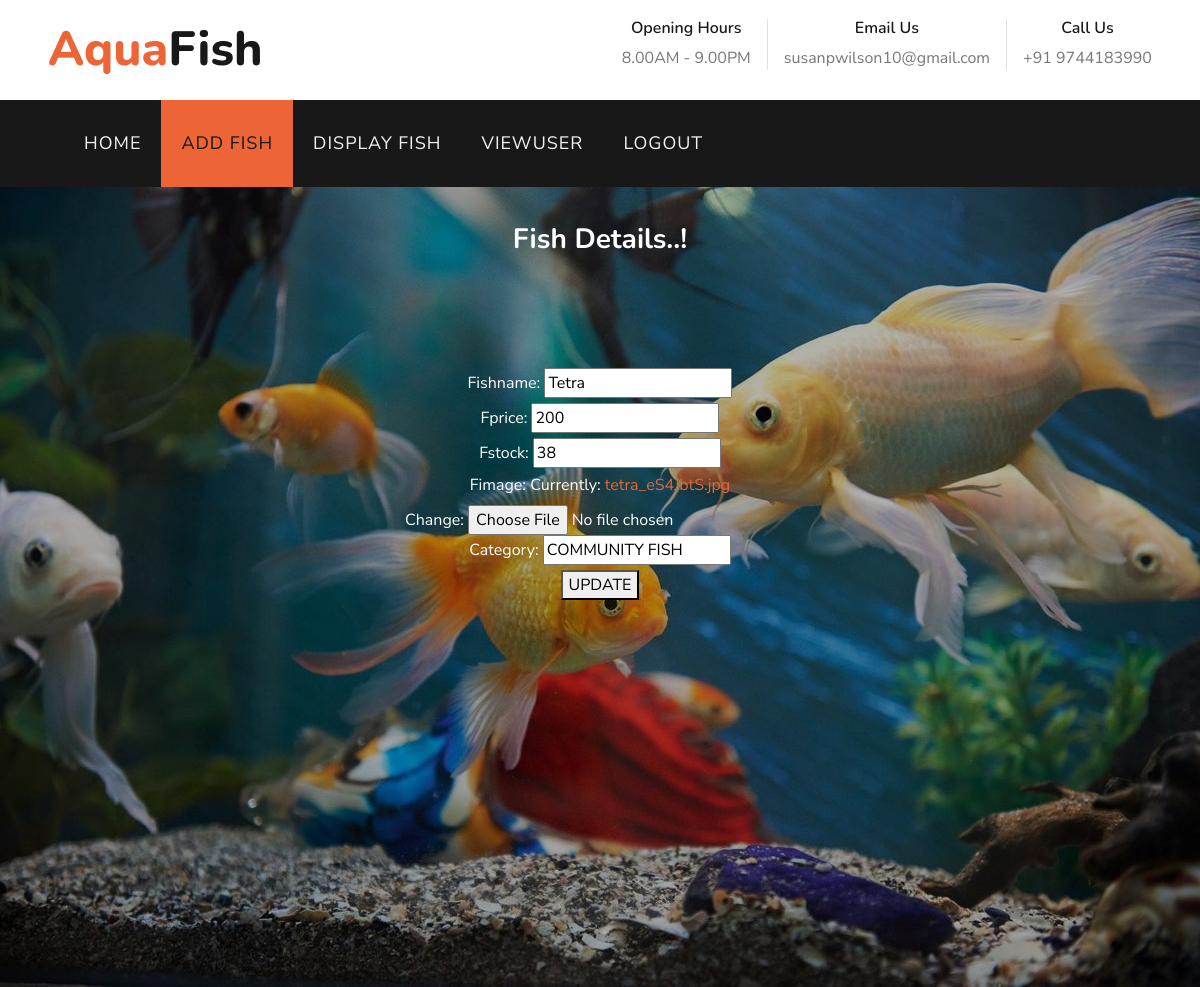
The app's page /productedit/46 with its own data.
### myapps/models.py (models this page shows)
class fish(models.Model):
    fishname=models.CharField(max_length=20)
    fprice=models.IntegerField()
    fstock=models.IntegerField(default=1)
    fimage=models.FileField()
    description=models.CharField(max_length=100)
    category=models.CharField(max_length=20)

### myapps/views.py (the view)
# urls.py: path('productedit/<int:d>',views.admin_edit),
def admin_edit(request,d):
        dt = fish.objects.get(pk=d)
        if request.method == 'POST':
            e = edit_image(request.POST, request.FILES,instance=dt)
            if e.is_valid():
                e.save()
                messages.success(request, 'updated successfully')
                return redirect(display_product)
        e=edit_image(instance=dt)
        return render(request, 'adminedit.html', {'data': e})

### myapps/forms.py
class edit_image(forms.ModelForm):
    class Meta:
        model=fish
        fields=['fishname','fprice','fstock','fimage','category']

### template/adminedit.html (shortened to what this page needs)
<!DOCTYPE html>
<html lang="en">
<head>
    {% load static %}
    <link href="https://cdn.jsdelivr.net/npm/bootstrap@5.3.2/dist/css/bootstrap.min.css" rel="stylesheet">
    <link href="https://cdnjs.cloudflare.com/ajax/libs/font-awesome/5.10.0/css/all.min.css" rel="stylesheet">
    <link href="{% static 'lib/flaticon/font/flaticon.css' %}" rel="stylesheet">
    <link href="{% static 'lib/owlcarousel/assets/owl.carousel.min.css' %}" rel="stylesheet">
    <link href="{% static 'lib/tempusdominus/css/tempusdominus-bootstrap-4.min.css' %}" rel="stylesheet" />
    <link href="{% static 'css/halo.css' %}" rel="stylesheet">
</head>
<body>
        <div class="row py-3 px-lg-5">
            <div class="col-lg-4">
                <a href="" class="navbar-brand d-none d-lg-block">
                    <h1 class="m-0 display-5 text-capitalize"><span class="text-primary">Aqua</span>Fish</h1>
                </a>
            </div>
            <div class="col-lg-8 text-center text-lg-right">
                <div class="d-inline-flex align-items-center">
                    <div class="d-inline-flex flex-column text-center pr-3 border-right">
                        <h6>Opening Hours</h6>
                        <p class="m-0">8.00AM - 9.00PM</p>
                    </div>
                    <div class="d-inline-flex flex-column text-center px-3 border-right">
                        <h6>Email Us</h6>
                        <p class="m-0">susanpwilson10@gmail.com</p>
                    </div>
                    <div class="d-inline-flex flex-column text-center pl-3">
                        <h6>Call Us</h6>
                        <p class="m-0">+91 9744183990</p>
                    </div>
                </div>
            </div>
        </div>
    <div class="container-fluid p-0">
        <nav class="navbar navbar-expand-lg bg-dark navbar-dark py-3 py-lg-0 px-lg-5">
            <div class="collapse navbar-collapse justify-content-between px-3" id="navbarCollapse">
                <div class="navbar-nav mr-auto py-0">
                    <a href="adminhome" class="nav-item nav-link ">HOME</a>
                    <a href="addproduct" class="nav-item nav-link active">ADD FISH</a>
                    <a href="../display" class="nav-item nav-link ">DISPLAY FISH</a>
                    <a href="viewuser" class="nav-item nav-link">VIEWUSER</a>
                    <a href="logout" class="nav-item nav-link">LOGOUT</a>
                </div>
            </div>
        </nav>
    </div>
    <div class="container-fluid p-0">
        <div id="header-carousel" class="carousel slide" data-ride="carousel">
            <div class="carousel-inner">
                <div class="carousel-item active">
                    <div class="carousel-caption d-flex flex-column align-items-center justify-content">
                        <div class="p-3" style="max-width: 900px;">
                            <h3 class="text-white mb-3 d-none d-sm-block">Fish Details..!</h3><br><br><br><br>
                             <form method="post" action="" enctype="multipart/form-data">
                                 {{data}}
                            <button type="submit">UPDATE</button>
                             </form>
</div>
                        </div>
                        </div>
                    </div>
                </div>
            </div>
        </body>
</html>

### records on screen
fish: fishname "Tetra", fprice "200", fstock "38", category "COMMUNITY FISH"
